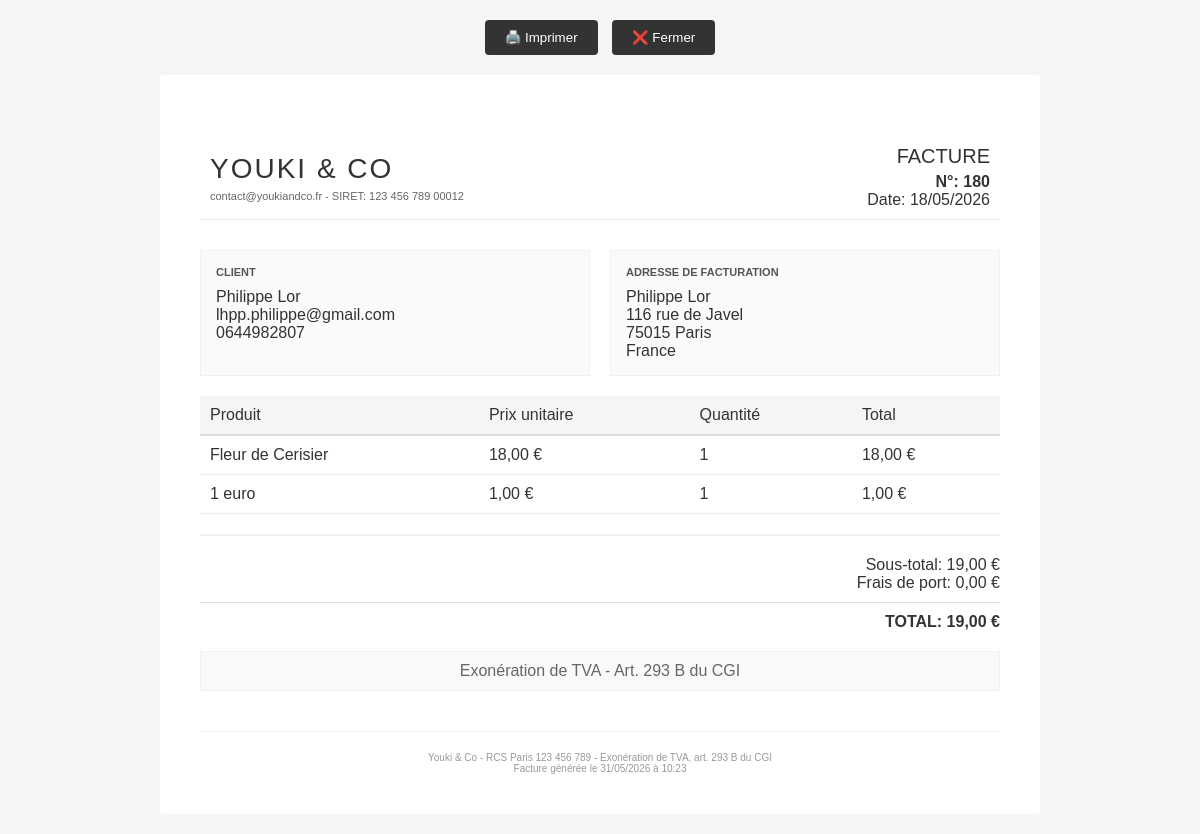
/generer_facture.php?id=180 (signed in), run on the app's committed database.
### tables this page shows
CREATE TABLE `Commande` (
  `idCommande` bigint NOT NULL,
  `idClient` bigint NOT NULL,
  `idAdresseLivraison` bigint NOT NULL,
  `idAdresseFacturation` bigint DEFAULT NULL,
  `dateCommande` datetime NOT NULL,
  `modeReglement` varchar(200) NOT NULL DEFAULT 'CB',
  `delaiLivraison` date NOT NULL,
  `fraisDePort` double NOT NULL,
  `montantTotal` double NOT NULL,
  `statut` varchar(20) NOT NULL DEFAULT 'en_attente',
  `statut_paiement` enum('en_attente','payee','echec','annulee','rembourse') DEFAULT 'en_attente',
  `idPaiement` int DEFAULT NULL
);

CREATE TABLE `Client` (
  `idClient` bigint NOT NULL,
  `email` varchar(50) NOT NULL,
  `motDePasse` varchar(1000) DEFAULT NULL,
  `nom` varchar(50) NOT NULL,
  `prenom` varchar(50) NOT NULL,
  `telephone` varchar(20) DEFAULT NULL,
  `email_confirme` tinyint(1) DEFAULT '0',
  `token_confirmation` varchar(64) DEFAULT NULL,
  `token_expires` datetime DEFAULT NULL,
  `type` enum('temporaire','permanent') DEFAULT 'temporaire',
  `date_creation` datetime DEFAULT CURRENT_TIMESTAMP,
  `session_id` varchar(128) DEFAULT NULL
);

CREATE TABLE `Adresse` (
  `idAdresse` bigint NOT NULL,
  `idClient` bigint NOT NULL,
  `nom` varchar(50) NOT NULL,
  `prenom` varchar(50) NOT NULL,
  `adresse` varchar(50) NOT NULL,
  `codePostal` varchar(50) NOT NULL,
  `ville` varchar(50) NOT NULL,
  `pays` varchar(50) NOT NULL,
  `telephone` varchar(50) DEFAULT NULL,
  `instructions` varchar(255) DEFAULT NULL,
  `societe` varchar(50) DEFAULT NULL,
  `type` varchar(20) DEFAULT 'livraison',
  `dateCreation` datetime DEFAULT CURRENT_TIMESTAMP
);

CREATE TABLE `LigneCommande` (
  `idLigneCommande` bigint NOT NULL,
  `idCommande` bigint NOT NULL,
  `idOrigami` bigint NOT NULL,
  `quantite` int NOT NULL,
  `prixUnitaire` double NOT NULL
);

CREATE TABLE `Origami` (
  `idOrigami` bigint NOT NULL,
  `nom` varchar(50) NOT NULL,
  `description` varchar(300) NOT NULL,
  `photo` varchar(300) NOT NULL,
  `prixHorsTaxe` double NOT NULL,
  `date_modification` datetime DEFAULT NULL,
  `niveau_difficulte` varchar(50) DEFAULT NULL,
  `visible` tinyint(1) DEFAULT '1'
);

### generer_facture.php (the view, shortened to what this page needs)
<?php
require_once 'config.php';
$idCommande = $_GET['id'];
try {
    $pdo = new PDO("mysql:host=$host;dbname=$dbname;charset=utf8", $username, $password);
    $pdo->setAttribute(PDO::ATTR_ERRMODE, PDO::ERRMODE_EXCEPTION);
    $stmt = $pdo->prepare("
        SELECT
            c.*,
            cl.nom as client_nom,
            cl.prenom as client_prenom,
            cl.email as client_email,
            cl.telephone as client_telephone,
            al.adresse as adresse_livraison,
            al.codePostal as codePostal_livraison,
            al.ville as ville_livraison,
            al.pays as pays_livraison,
            af.adresse as adresse_facturation,
            af.codePostal as codePostal_facturation,
            af.ville as ville_facturation,
            af.pays as pays_facturation
        FROM Commande c
        JOIN Client cl ON c.idClient = cl.idClient
        JOIN Adresse al ON c.idAdresseLivraison = al.idAdresse
        JOIN Adresse af ON c.idAdresseFacturation = af.idAdresse
        WHERE c.idCommande = ?
    ");
    $stmt->execute([$idCommande]);
    $commande = $stmt->fetch(PDO::FETCH_ASSOC);
    $stmt = $pdo->prepare("
        SELECT lc.*, o.nom as produit_nom, o.description as produit_description
        FROM LigneCommande lc
        JOIN Origami o ON lc.idOrigami = o.idOrigami
        WHERE lc.idCommande = ?
    ");
    $stmt->execute([$idCommande]);
    $lignesCommande = $stmt->fetchAll(PDO::FETCH_ASSOC);
} catch (PDOException $e) {
    die("Erreur de connexion: " . $e->getMessage());
}
$tcpdf_path = 'tcpdf/tcpdf.php';
if (file_exists($tcpdf_path)) {
    generatePDFInvoice($commande, $lignesCommande);
} else {
    generateHTMLInvoice($commande, $lignesCommande);
}
function generateHTMLInvoice($commande, $lignesCommande) {
    echo '<!DOCTYPE html>
    <html>
    <head>
        <meta charset="UTF-8">
        <title>Facture #' . $commande['idCommande'] . ' - Youki & Co</title>
        <style>
            body { font-family: -apple-system, BlinkMacSystemFont, sans-serif; background: #f5f5f5; margin: 0; padding: 20px; }
            .container { max-width: 800px; margin: 0 auto; background: white; border-radius: 4px; padding: 40px; }
            .no-print { text-align: center; margin-bottom: 20px; }
            .print-btn { background: #333; color: white; border: none; padding: 10px 20px; border-radius: 4px; cursor: pointer; margin: 0 5px; }
            .print-btn:hover { background: #444; }
        </style>
    </head>
    <body>
        <div class="no-print">
            <button class="print-btn" onclick="window.print()">🖨️ Imprimer</button>
            <button class="print-btn" onclick="window.close()">❌ Fermer</button>
        </div>
        <div class="container">';
    echo generateInvoiceContent($commande, $lignesCommande);
    echo '</div></body></html>';
    exit;
}
function generateInvoiceContent($commande, $lignesCommande) {
    $total = 0;
    foreach ($lignesCommande as $ligne) {
        $total += $ligne['prixUnitaire'] * $ligne['quantite'];
    }
    $totalGeneral = $total + $commande['fraisDePort'];
    $html = '
    <div class="header">
        <table width="100%">
            <tr>
                <td width="60%">
                    <div class="company-name">YOUKI & CO</div>
                    <div class="company-details">contact@youkiandco.fr - SIRET: 123 456 789 00012</div>
                </td>
                <td width="40%" class="invoice-info">
                    <div class="invoice-title">FACTURE</div>
                    <div><strong>N°: ' . $commande['idCommande'] . '</strong></div>
                    <div>Date: ' . date('d/m/Y', strtotime($commande['dateCommande'])) . '</div>
                </td>
            </tr>
        </table>
    </div>
    <div class="address-section">
        <div class="address-box">
            <div class="address-label">CLIENT</div>
            ' . htmlspecialchars($commande['client_prenom'] . ' ' . $commande['client_nom']) . '<br>
            ' . htmlspecialchars($commande['client_email']) . '<br>
            ' . ($commande['client_telephone'] ? htmlspecialchars($commande['client_telephone']) : '') . '
        </div>
        <div class="address-box">
            <div class="address-label">ADRESSE DE FACTURATION</div>
            ' . htmlspecialchars($commande['client_prenom'] . ' ' . $commande['client_nom']) . '<br>
            ' . htmlspecialchars($commande['adresse_facturation']) . '<br>
            ' . htmlspecialchars($commande['codePostal_facturation'] . ' ' . $commande['ville_facturation']) . '<br>
            ' . htmlspecialchars($commande['pays_facturation']) . '
        </div>
    </div>
    <table>
        <tr>
            <th>Produit</th>
            <th>Prix unitaire</th>
            <th>Quantité</th>
            <th>Total</th>
        </tr>';
    foreach ($lignesCommande as $ligne) {
        $sousTotal = $ligne['prixUnitaire'] * $ligne['quantite'];
        $html .= '
        <tr>
            <td>' . htmlspecialchars($ligne['produit_nom']) . '</td>
            <td>' . number_format($ligne['prixUnitaire'], 2, ',', ' ') . ' €</td>
            <td>' . $ligne['quantite'] . '</td>
            <td>' . number_format($sousTotal, 2, ',', ' ') . ' €</td>
        </tr>';
    }
    $html .= '
    </table>
    <div class="totals">
        <div>Sous-total: ' . number_format($total, 2, ',', ' ') . ' €</div>
        <div>Frais de port: ' . number_format($commande['fraisDePort'], 2, ',', ' ') . ' €</div>
        <div class="grand-total">TOTAL: ' . number_format($totalGeneral, 2, ',', ' ') . ' €</div>
    </div>
    <div style="background: #f9f9f9; padding: 10px; margin: 20px 0; text-align: center; color: #666; border: 1px solid #f0f0f0;">
        Exonération de TVA - Art. 293 B du CGI
    </div>
    <div class="footer">
        Youki & Co - RCS Paris 123 456 789 - Exonération de TVA, art. 293 B du CGI<br>
        Facture générée le ' . date('d/m/Y à H:i') . '
    </div>';
    return $html;
}
?>

### generer_facture.php (style rules this page uses)
body { font-family: -apple-system, BlinkMacSystemFont, sans-serif; background: #f5f5f5; margin: 0; padding: 20px; }
.container { max-width: 800px; margin: 0 auto; background: white; border-radius: 4px; padding: 40px; }
.no-print { text-align: center; margin-bottom: 20px; }
.print-btn { background: #333; color: white; border: none; padding: 10px 20px; border-radius: 4px; cursor: pointer; margin: 0 5px; }
body { font-family: helvetica; color: #333; }
.header { margin-bottom: 30px; }
.company-name { font-size: 28px; color: #333; letter-spacing: 2px; }
.company-details { color: #666; font-size: 11px; margin-top: 5px; }
.invoice-info { text-align: right; }
.invoice-title { font-size: 20px; color: #333; margin-bottom: 5px; }
.address-section { display: flex; gap: 20px; margin: 20px 0; }
.address-box { flex: 1; background: #fafafa; padding: 15px; border: 1px solid #f0f0f0; }
.address-label { font-weight: bold; color: #555; margin-bottom: 10px; font-size: 11px; text-transform: uppercase; }
table { width: 100%; border-collapse: collapse; margin: 20px 0; }
th { background: #f5f5f5; padding: 10px; text-align: left; border-bottom: 2px solid #ddd; font-weight: 500; }
td { padding: 10px; border-bottom: 1px solid #eee; }
.totals { text-align: right; margin-top: 20px; padding-top: 20px; border-top: 2px solid #f0f0f0; }
.grand-total { font-size: 16px; font-weight: bold; margin-top: 10px; padding-top: 10px; border-top: 1px solid #ddd; }
.footer { margin-top: 40px; text-align: center; color: #999; font-size: 10px; border-top: 1px solid #f0f0f0; padding-top: 20px; }

### data on the page
commande: idCommande "180", dateCommande "18/05/2026", idClient.nom "Philippe Lor", idClient.email "lhpp.philippe@gmail.com", idClient.telephone "0644982807", idAdresseFacturation.adresse "116 rue de Javel", idAdresseFacturation.ville "75015 Paris", idAdresseFacturation.pays "France", fraisDePort "0,00", fraisDePort "19,00"
lignecommande: idOrigami.nom "Fleur de Cerisier", prixUnitaire "18,00", quantite "1", sousTotal "18,00"
lignecommande: idOrigami.nom "1 euro", prixUnitaire "1,00", quantite "1", sousTotal "1,00"

### other printed values
$total "19,00"
